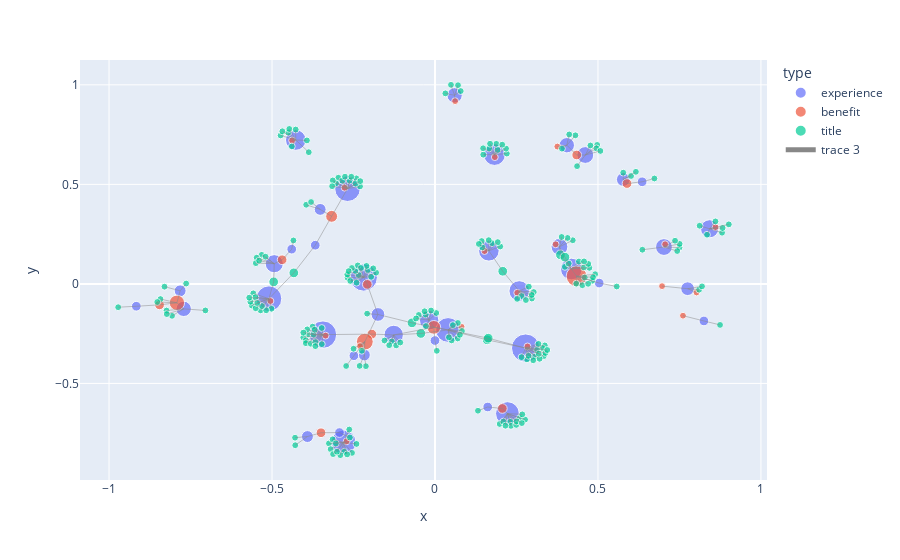

Notebook code cell kept with this figure:
### Markdown cell above
### Build Network Visualization

### Code cell
%%time

edge_trace = go.Scatter(
    x=edge_traces['x'], y=edge_traces['y'],
    line=dict(width=0.5, color='#888'),
    hoverinfo='none',
    mode='lines')

fig = px.scatter(
    node_traces, x="x", y="y", color="type",
    size='size', hover_data=['text']
)

fig.add_traces(edge_trace)

fig

### Figure 1 — Plotly figure (JSON) as saved in the notebook; plotly's stock layout.template omitted (floating-point values rounded to 4 significant figures; data arrays with more than 128 entries replaced by an {"elided": "..."} marker saying what was removed)
{"data": [{"customdata": [["Love"], ["Thinking \"What If?\""], ["Alienation"], ["Empathy"], ["Curiosity"], ["Gratification"], ["Paranoia"], ["Self-Irony"], ["Self-Acceptance"], ["Courage"], ["Identification"], ["Relearning"], ["Mind Wandering"], ["Acceptance of Loss"], ["Tranquility"], ["Being Wrong"], ["Generous Love"], ["Righteousness"], ["Suspended Judgment"], ["Awe"], ["Optimism"], ["Superiority"], ["Ready to Grow"], ["Released Emotion Brake"], ["Wonder"], ["Moral Omniscience"], ["Self-Trust"], ["Immersion"], ["Self-Love"], ["Confusion"], ["Dissociation"], ["Distress"], ["Double Identification"], ["Eustress"], ["Existential Nausea"], ["Togetherness"], ["Sober Uplift"], ["Skepticism"], ["Nimbleness"], ["Self-Efficacy"]], "hovertemplate": "type=experience<br>x=%{x}<br>y=%{y}<br>size=%{marker.size}<br>text=%{customdata[0]}<extra></extra>", "legendgroup": "experience", "marker": {"color": "#636efa", "size": [32, 34, 32, 28, 26, 28, 24, 26, 20, 18, 20, 18, 18, 12, 16, 14, 14, 12, 16, 12, 10, 10, 8, 6, 8, 10, 6, 6, 8, 6, 4, 4, 4, 4, 4, 4, 4, 4, 4, 4], "sizemode": "area", "sizeref": 0.085, "symbol": "circle"}, "mode": "markers", "name": "experience", "orientation": "v", "showlegend": true, "type": "scatter", "x": [-0.2188, 0.2781, -0.3437, -0.5094, -0.2804, -0.2684, 0.2223, 0.04023, 0.1826, 0.2585, 0.4184, 0.1653, -0.4271, 0.382, -0.01787, 0.8424, -0.4931, 0.4612, -0.1267, 0.7024, -0.7709, 0.06011, 0.5777, -0.3522, 0.775, 0.4044, -0.2167, -0.3914, -0.1751, -0.7818, -7.659e-05, -0.293, 0.5037, 0.8251, -0.2488, -0.9164, -0.4395, 0.1618, 0.6356, -0.3673], "xaxis": "x", "y": [0.03235, -0.3225, -0.2549, -0.07438, -0.7961, 0.4784, -0.6514, -0.2314, 0.6495, -0.03571, 0.07477, 0.1661, 0.7227, 0.1863, -0.1826, 0.2769, 0.1015, 0.6475, -0.2564, 0.1851, -0.1255, 0.9472, 0.5244, 0.3742, -0.02409, 0.6966, -0.357, -0.767, -0.1536, -0.03481, -0.2846, -0.7469, 0.004147, -0.1862, -0.3609, -0.1123, 0.1743, -0.6184, 0.5129, 0.1943], "yaxis": "y"}, {"customdata": [["Intimacy"], ["Innovative Thinking"], ["Self-Scrutiny"], ["Forgiveness"], ["Purpose"], ["Unrealistic Romantic Expectations"], ["Vigilance"], ["Peace of Mind"], ["Expanded Inner List of Cultural Norms"], ["Tend and Befriend"], ["Connection"], ["Creative Breakthrough"], ["Creativity"], ["Healthy Grief"], ["Humility about One's Ideas"], ["Realistic Appreciation of Love"], ["Community"], ["Bias Reduction"], ["Obedience"], ["Resilience"], ["Anxiety"], ["Cognitive Flexibility"], ["Gratitude"], ["Healing"], ["Catastrophizing"], ["Empowerment"], ["Belief"], ["Gratitude without Inferiority"], ["Faith"], ["Detached Self-Awareness"], ["Humility about One's Nature"], ["Generosity"]], "hovertemplate": "type=benefit<br>x=%{x}<br>y=%{y}<br>size=%{marker.size}<br>text=%{customdata[0]}<extra></extra>", "legendgroup": "benefit", "marker": {"color": "#EF553B", "size": [4, 2, 2, 2, 2, 2, 4, 8, 2, 2, 18, 2, 2, 2, 2, 4, 4, 4, 2, 10, 2, 4, 4, 6, 2, 12, 4, 2, 2, 2, 2, 2], "sizemode": "area", "sizeref": 0.085, "symbol": "circle"}, "mode": "markers", "name": "benefit", "orientation": "v", "showlegend": true, "type": "scatter", "x": [-0.2076, 0.2838, -0.3357, -0.5047, -0.2711, -0.2773, 0.2066, -0.003556, 0.1835, 0.2523, 0.4341, 0.1519, -0.4384, 0.3702, 0.8607, -0.469, 0.4348, -0.1938, 0.7061, -0.7917, 0.06171, 0.589, -0.845, -0.3171, 0.3754, -0.2152, -0.3497, -0.2299, 0.8024, 0.7608, 0.08155, 0.6967], "xaxis": "x", "y": [-0.002587, -0.3142, -0.2599, -0.08615, -0.7909, 0.483, -0.6258, -0.2184, 0.6367, -0.04471, 0.03847, 0.1649, 0.7207, 0.1988, 0.2852, 0.1211, 0.6476, -0.2523, 0.1991, -0.09487, 0.9181, 0.5041, -0.1053, 0.3394, 0.69, -0.2903, -0.7478, -0.3128, -0.04323, -0.1598, -0.2156, -0.0113], "yaxis": "y"}, {"customdata": {"elided": "224x1 str values"}, "hovertemplate": "type=title<br>x=%{x}<br>y=%{y}<br>size=%{marker.size}<br>text=%{customdata[0]}<extra></extra>", "legendgroup": "title", "marker": {"color": "#00cc96", "size": {"elided": "224 int values"}, "sizemode": "area", "sizeref": 0.085, "symbol": "circle"}, "mode": "markers", "name": "title", "orientation": "v", "showlegend": true, "type": "scatter", "x": {"elided": "224 float values"}, "xaxis": "x", "y": {"elided": "224 float values"}, "yaxis": "y"}, {"hoverinfo": "none", "line": {"color": "#888", "width": 0.5}, "mode": "lines", "type": "scatter", "x": {"elided": "846 float values"}, "y": {"elided": "846 float values"}}], "layout": {"legend": {"itemsizing": "constant", "title": {"text": "type"}, "tracegroupgap": 0}, "margin": {"t": 60}, "xaxis": {"anchor": "y", "domain": [0, 1], "title": {"text": "x"}}, "yaxis": {"anchor": "x", "domain": [0, 1], "title": {"text": "y"}}}}
